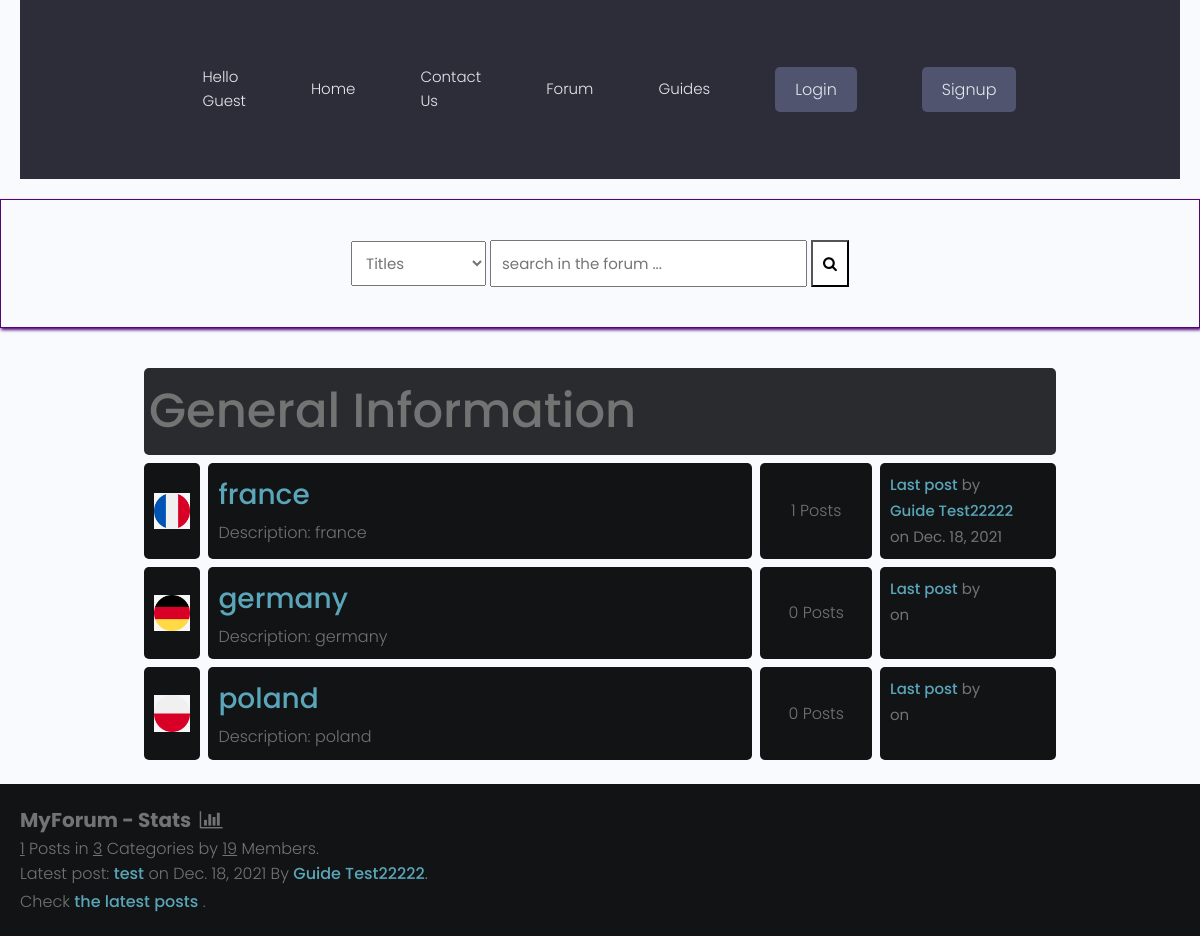
The app's page /forum/ with its own data.
### forum/models.py (models this page shows, shortened)
class Category(models.Model):
    title = models.CharField(max_length=50)
    slug = models.SlugField(max_length=400, unique=True, blank=True)
    description = models.TextField(default="description")
    category_image = models.ImageField(
        null=True, blank=True, upload_to='flags/', default= "flags/flag-default.png")
    class Meta:
        verbose_name_plural = "categories"
    def get_url(self):
        return reverse("posts", kwargs={ #imported from django.shortcuts
            "slug": self.slug
        })
    @property
    def num_posts(self):
        return Post.objects.filter(categories=self).count()
    @property
    def last_post(self):
        return Post.objects.filter(categories=self).latest("date")

class Post(models.Model):
    title = models.CharField(max_length=400)
    slug = models.SlugField(max_length=400, unique=True, blank=True)
    user = models.ForeignKey(Author, on_delete=models.CASCADE) #frame key of the author
    content = HTMLField()
    categories = models.ForeignKey(Category, on_delete=models.SET_NULL, null=True)
    date = models.DateTimeField(auto_now_add=True)
    tags = TaggableManager() #imported from taggit.managers
    comments = models.ManyToManyField(Comment, blank=True)
    closed = models.BooleanField(default=False)
    def get_url(self):
        return reverse("detail", kwargs={
            "slug":self.slug
        })

class Author(models.Model):
    user = models.ForeignKey(User, on_delete=models.CASCADE)
    fullname = models.CharField(max_length=40, blank=True)
    slug = models.SlugField(max_length=400, unique=True, blank=True) # imported from django.utils.text
    bio = HTMLField() #desctription of the user imported the field from tinymce.models

### forum/views.py (the view)
# urls.py: path('', forumhome, name="forumhome"),
def forumhome(request):
    forums = Category.objects.all()
    forums = Category.objects.all()
    num_posts = Post.objects.all().count()
    num_users = User.objects.all().count()
    num_categories = forums.count()
    try:
        last_post = Post.objects.latest("date")
    except:
        last_post = []
    context = {
        "forums":forums,
        "num_posts":num_posts,
        "num_users":num_users,
        "num_categories":num_categories,
        "last_post":last_post,
        "title": "Forum",
    }
    return render(request,'forum/forums.html', context)

### forum/context_processors.py (called while the page is built, shortened)
def searchFunction(request):
    search_context = {}
    posts = Post.objects.all()
    return search_context

### forum/templates/forum/forums.html
{% extends 'forumsbase.html' %}
{% block content %}
    <div class="container">
        <div class="subforum">
                <div class="subforum-title">
                    <h1>General Information</h1>
                </div>
                {% for forum in forums %}
                    <div class="subforum-row">
                        <div class="subforum-icon subforum-column center">
                            <img src="{{ forum.category_image.url }}"
                  alt="image" />
                        </div>
                        <div class="subforum-description subforum-column">
                            <h4><a href="{{forum.get_url}}">{{forum.title}}</a></h4>
                            <p>Description: {{forum.description}} </p>
                        </div>
                        <div class="subforum-stats subforum-column center">
                            <span>{{forum.num_posts}} Posts</span>
                        </div>
                        <div class="subforum-info subforum-column">
                                <b><a href="{{forum.last_post.get_url}}">Last post</a></b> by <a href="">{{forum.last_post.user.fullname|title}}</a>
                                <br>on <small>{{forum.last_post.date|date}}</small>
                        </div>
                    </div>
                {% endfor %}
        </div>
    </div>
    <div class="forum-info">
        <div class="chart">
            MyForum - Stats &nbsp;<i class="fa fa-bar-chart"></i>
        </div>
        <span><u>{{num_posts}}</u> Posts in <u>{{num_categories}}</u> Categories by <u>{{num_users}}</u> Members.</span><br>
        {% if forums %}
            <span>Latest post: <b><a href="{{last_post.get_url}}">{{last_post.title}}</a></b> on {{last_post.date|date}} By <a href="">{{last_post.user.fullname|title}}</a></span>.<br>
            <span>Check <a href="{% url 'latest_posts' %}">the latest posts</a> .</span><br>
        {% endif %}
    </div>
    {% endblock content %}

### static/styles/style.css (style rules this page uses)
* { box-sizing: border-box; }
html { font-size: 14px; font-family: 'Titillium Web', sans-serif; background-color:rgb(0,0,0); color:#FEFEFE; }
a { color:#FF0042; font-weight: bolder; text-decoration: none; }
h1 { font-size:16px; font-weight: bolder; }
.container { margin: 20px; padding: 20px; }
.subforum { margin-top:20px; }
.subforum-title { background-color:#292B2E; padding: 5px; border-radius: 5px; margin:4px; }
.subforum-row { display: grid; grid-template-columns: 7% 60% 13% 20%; }
.subforum-column { padding: 10px; margin:4px; border-radius: 5px; background-color:#111314; }
.subforum-description * { margin-block: 0; }
.center { display: flex; justify-content: center; align-items: center; }
.forum-info { padding: 20px; background-color: #111314; }
.chart { font-size:20px; font-weight:bold; }

### static/styles/app.css (style rules this page uses)
:root { --color-sub: #2d2d39; }
img { width: 100%; }

### static/uikit/styles/modules/_variables.css (style rules this page uses)
:root { --color-main: #5aa5b9; --color-main-light: #e6faff; --color-sub: #3f4156; --color-sub-light: #51546e; --color-sub-lighter: #ededfd; --color-text: #737373; --color-gray: #8b8b8b; --color-light: #e5e7eb; --color-light-gray: #767676; --color-bg: #f8fafd; --color-white: #fffefd; --color-white-light: #f3f3f3; --color-success: #359e64; --color-success-bg: #def8e8; --color-error: #fc4b0b; --color-error-bg: #fff2ee; --font-base: 'Poppins', arial, helvetica, 'Segoe UI', roboto, ubuntu, sans-serif; --font-monospace: 'Fira Code', 'Courier New', courier, monospace; --font-regular: 300; --font-medium: 500; --font-bold: 700; --generic-shadow: 1px 1px 5px #00000010; --generic-transition: all 0.3s ease-in-out; }

### static/uikit/styles/modules/_base.css (style rules this page uses)
* { margin: 0; padding: 0; box-sizing: border-box; text-rendering: optimizeLegibility; color: inherit; font-size: inherit; }
html { font-size: 50%; }
@media only screen and (min-width: 480px) { html { font-size: 56.25%; } }
@media only screen and (min-width: 1200px) { html { font-size: 62.5%; } }
body { line-height: 1.6; font-weight: 400; font-size: 1.5rem; color: var(--color-text); background-color: var(--color-bg); min-height: 100vh; }

### static/uikit/styles/modules/_typography.css (style rules this page uses)
* { font-family: var(--font-base); }
h1 { font-size: 4.8rem; font-weight: var(--font-medium); }
h4 { font-size: 2.8rem; font-weight: var(--font-medium); }
p, span, strong { font-size: 1.6rem; color: var(--color-text); font-weight: var(--font-regular); }
a { padding-bottom: 2px; text-decoration: none; display: inline-block; color: var(--color-main); font-weight: var(--font-medium); }

### static/uikit/styles/modules/_utilities.css (style rules this page uses)
.container { width: 92%; max-width: 165rem; margin: 0 auto; box-sizing: border-box; }
@media screen and (min-width: 1000px) { .container { width: 90%; } }
@media screen and (min-width: 1200px) { .container { width: 80%; } }

### records on screen
Category: category_image (picture), title "france", description "france", num_posts "1", last_post.user.fullname "Guide Test22222", last_post "Dec. 18, 2021"
Category: category_image (picture), title "germany", description "germany", num_posts "0"
Category: category_image (picture), title "poland", description "poland", num_posts "0"
Post: title "test", date "Dec. 18, 2021", user.fullname "Guide Test22222"

### other values on screen
{{ num_posts }} "1"
{{ num_categories }} "3"
{{ num_users }} "19"
